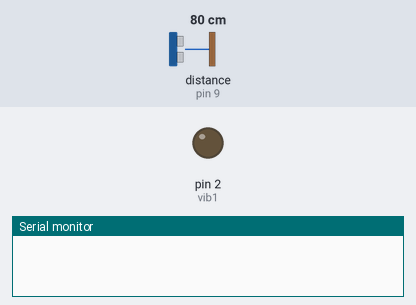
A sketch run on a simulated Arduino Uno, built with avr-gcc and run on an emulated ATmega328P. Parts: output pins drawn as LEDs (lit = HIGH), the last lines printed to the serial monitor. Wiring (inferred from the names in the program): range finder with pulse-width output: data pin 9. The inputs (shaded band) are chosen by the test bench; at power-on: distance to the obstacle (sensor on pin 9) 80 cm. The echo pulse lasts 58.3 µs per cm.

Above: at 1.2 s.
1.3 s: distance to the obstacle (sensor on pin 9) set to 54 cm
3.3 s: distance to the obstacle (sensor on pin 9) set to 44 cm
At 5.1 s:
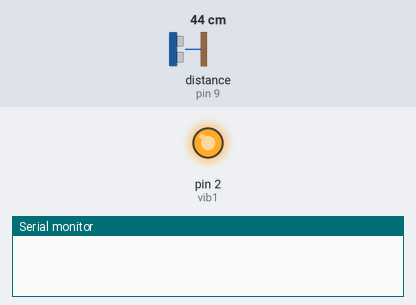
6.3 s: distance to the obstacle (sensor on pin 9) set to 18 cm
9.3 s: distance to the obstacle (sensor on pin 9) set to 60 cm
At 10.6 s:
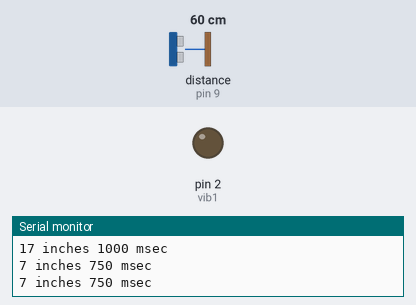
Timing chart, 0 to 12.1 s (numbered marks = the images above; inputs shaded):
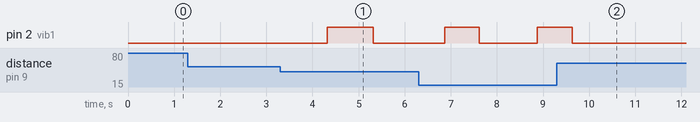

The sketch:

demo.ino
```cpp
/* SonarWatch: Wearable Technology for the Visually Impaired
   Falcon Technology
   ME 2300 - Engineering Design
   Written By Liz Miller, eamiller@wpi.edu
   --------
V1.4: SonarWatch 1/2 sensor functionality added | 3/4/2015
  * Supports demonstration of left sensor/vib motor

V1.3: Fine tuning and adjustments made to cutoff limits and vibration delays | 2/26/2015
  * Set values for minReading, maxReading, middleReading

V1.2: Added compatibility with two sonar sensors | 2/25/2015
  * Introduced sonar1 and sonar2
  * Left/right side object detection with left/right side vib motor output

V1.1: Increased sonar accuracy in inches | 2/23/2015
  * Simulaneous output pulses to Vib1 and Vib2
  * Pulses are based on distance readings: refer to readSonar()

V1.0: First-release | 2/22/2015
  * Initial Maxbotix PWM LV-EZ4 Code (Open-Source) Written by Bruce Allen, 7/23/2009
  * Provides basic framework support for Vib1 and Vib2 and Sonar1
  * Pinout Configuration based on Lilypad Arduino USB board
*/

//Digital pin 7 for reading in the pulse width from the MaxSonar device.
//This variable is a constant because the pin will not change throughout execution of this code.
const int sonar1 = 9;
//const int sonar2 = 10;
const int vib1 = 2;
//const int vib2 = 3;

//variables needed to store values
long inches, pulse;

//set ranges for reactions
int minReading = 6;
int middleReading = 12;
int maxReading = 18;
int setDelay = 0;

 /*setup
 * Input: none
 * Output: void
 * Description: configures pins to initial conditions (input/output or high/low)
 */
void setup() {

  //This opens up a serial connection to shoot the results back to the PC console
  Serial.begin(9600);
  pinMode(sonar1, INPUT);
  //pinMode(sonar2, INPUT);
  pinMode(vib1, OUTPUT);
  //pinMode(vib2, OUTPUT);
}

/*singleVibration
 * Input: motor name, delay amount(ms)
 * Output: void
 * Description: turns on and off the given vibration motor for a given duration
 */
void singleVibration(const int motor, int setDelay){
  digitalWrite(motor, HIGH);
  delay(setDelay);
  digitalWrite(motor, LOW);
  delay(setDelay);
}

/*dualVibration
 * Input: motor1 name, motor2 name, delay amount(ms)
 * Output: void
 * Description: turns on and off the given vibration motors simultaneously for a given duration
 */
void dualVibration(const int motor1, const int motor2, int setDelay){
  digitalWrite(motor1, HIGH);
  digitalWrite(motor2, HIGH);
  delay(setDelay);
  digitalWrite(motor1, LOW);
  digitalWrite(motor2, LOW);
  delay(setDelay);
}

/*printDist
 *Input: none
 *Output: none
 *Description: used to print data to serial monitor
 */
 void printDist(){
    Serial.print(inches);
    Serial.print(" inches ");
    Serial.print(setDelay);
    Serial.println(" msec");
 }

/*readSonar
 * Input: sonar name
 * Output: none
 * Description: reads the pulse from the sonar sensor
 */
 void readSonar(const int sonarPin){
  //read the pulse from the sonar
  pulse = pulseIn(sonarPin, HIGH);
  //conversion factor 147uS per inch
  inches = pulse/147;
  delay(500);

  if(inches <= minReading){
    setDelay = 250;
    singleVibration(vib1, setDelay);
    printDist();
  }
  if(inches > minReading && inches <= middleReading){
     setDelay = 750;
     singleVibration(vib1, setDelay);
     printDist();
  }
  if(inches > middleReading && inches <= maxReading){
     setDelay = 1000;
     singleVibration(vib1, setDelay);
     printDist();
  }
  //if inches is > maxReading, do nothing
 }

 //Continuous loop function. Required for Arduino functionality.
void loop() {
  //read the sonar sensor (and react accordingly)
  readSonar(sonar1);
}
```

Measured:
- the behaviour switches between 49 and 48 cm on distance to the obstacle (sensor on pin 9) (found by bisection; images 0 and 1)
- after the input at 1.3 s, every drawn part: stays the same
- after the input at 3.3 s, pin 2 (vib1): LOW → HIGH after 1.0 s, → LOW 1.0 s later
- after the input at 9.3 s, pin 2 (vib1): goes on until 9.6 s, then stays LOW
